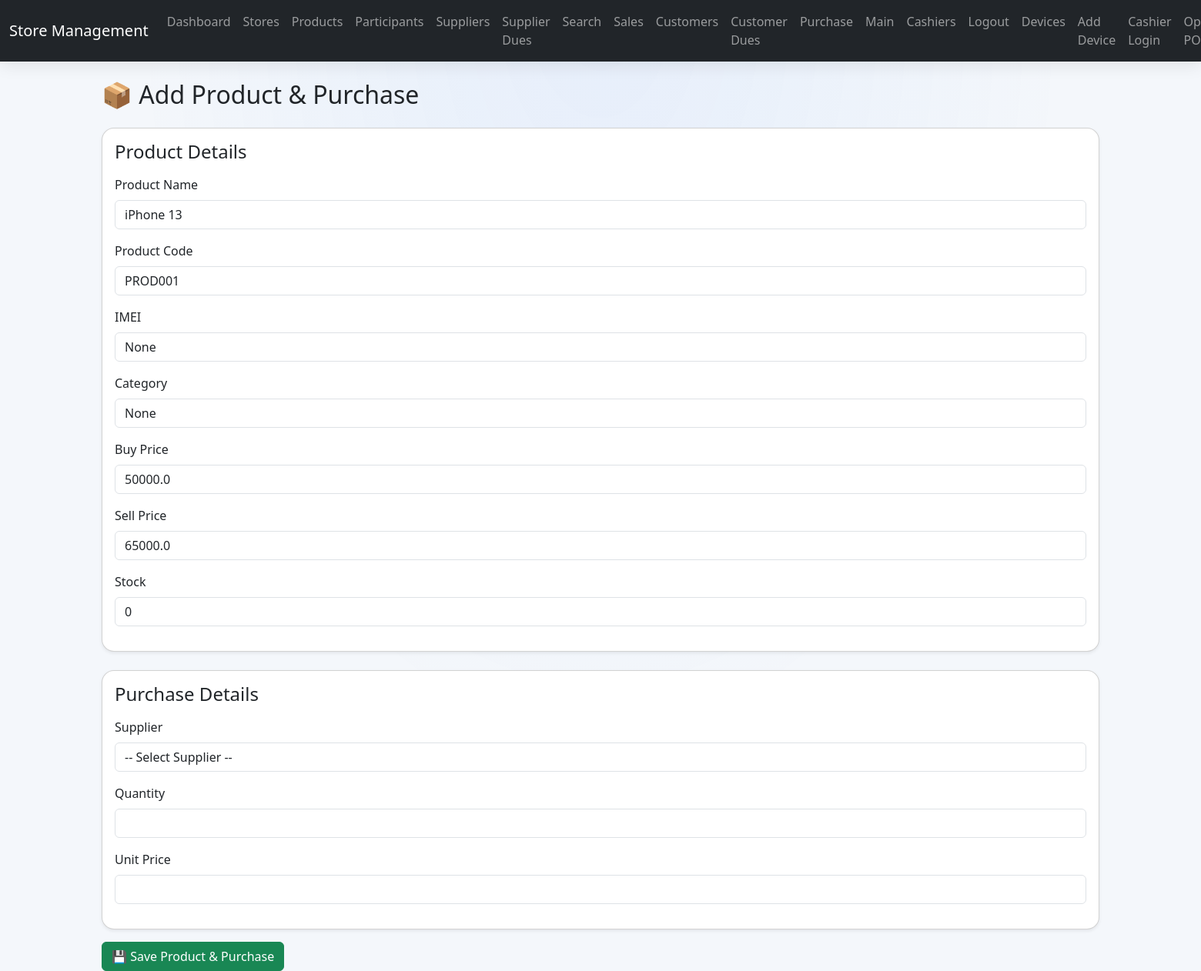
Page /add_purchase/1 (signed in) on the committed database.
### app.py (models this page shows, shortened)
class Product(db.Model):
    id = db.Column(db.Integer, primary_key=True)
    product_code = db.Column(db.String(50), unique=True, nullable=False)
    imei = db.Column(db.String(50), nullable=True)
    name = db.Column(db.String(100))
    category = db.Column(db.String(50))
    buy_price = db.Column(db.Float, default=0.0)
    sell_price = db.Column(db.Float, default=0.0)
    stock = db.Column(db.Integer, default=0)
    sold = db.Column(db.Integer, default=0)
    in_stock = db.Column(db.Boolean, default=True)
    store_id = db.Column(
        db.Integer,
        db.ForeignKey('store.id')
    )
    supplier_id = db.Column(
        db.Integer,
        db.ForeignKey('supplier.id'),
        nullable=True
    )
    supplier = db.relationship(
        'Supplier',
        backref=db.backref(
            'products',
            cascade="all, delete-orphan"
        )
    )
    sales = db.relationship(
    "Sale",
    back_populates="product",
    cascade="all, delete-orphan")
    purchases = db.relationship(
        'Purchase',
        backref='product',
        cascade="all, delete-orphan"
    )
    devices = db.relationship(
    'DeviceInventory',
    secondary='product_variant',
    primaryjoin='Product.id==ProductVariant.product_id',
    secondaryjoin='ProductVariant.id==DeviceInventory.variant_id',
    viewonly=True
)
    @property
    def calculated_stock(self):
        purchased = sum(
            p.quantity for p in self.purchases
        )
        sold = sum(
            s.quantity for s in self.sales
        )
        return purchased - sold

### app.py (the view, shortened to what this page needs)
@app.route('/add_purchase', methods=['GET', 'POST'])
@app.route('/add_purchase/<int:product_id>', methods=['GET', 'POST'])
@login_required
def add_purchase(product_id=None):
    store = Store.query.get(session['store_id'])
    suppliers = store.suppliers
    product = None
    if product_id:
        product = Product.query.get_or_404(product_id)
    return render_template('purchase_edit.html', suppliers=suppliers, product=product)

### app.py (called while the page is built)
def login_required(f):
    @wraps(f)
    def decorated_function(*args, **kwargs):
        store_id = session.get('store_id')
        if not store_id:
            flash("🔒 Please login first!")
            return redirect(url_for('login'))
        store = Store.query.get(store_id)
        if not store:
            session.clear()
            flash("❌ Store not found. Please login again.")
            return redirect(url_for('login'))
        return f(*args, **kwargs)
    return decorated_function

### templates/purchase_edit.html (shortened to what this page needs)
{% extends 'base.html' %}
{% block content %}
<h2 class="mb-4">📦 Add Product & Purchase</h2>
<form method="POST">
  <div class="card mb-4 p-3 shadow-sm">
    <h4 class="mb-3">Product Details</h4>
    <div class="mb-3">
      <label class="form-label">Product Name</label>
      <input
        type="text"
        name="product_name"
        class="form-control"
        value="{{ product.name if product else '' }}"
        required
      >
    </div>
    <div class="mb-3">
      <label class="form-label">Product Code</label>
      <input
        type="text"
        name="product_code"
        class="form-control"
        value="{{ product.product_code if product else '' }}"
        required
      >
    </div>
    <div class="mb-3">
      <label class="form-label">IMEI</label>
      <input
        type="text"
        name="imei"
        class="form-control"
        value="{{ product.imei if product else '' }}"
      >
    </div>
    <div class="mb-3">
      <label class="form-label">Category</label>
      <input
        type="text"
        name="category"
        class="form-control"
        value="{{ product.category if product else '' }}"
        required
      >
    </div>
    <div class="mb-3">
      <label class="form-label">Buy Price</label>
      <input
        type="number"
        step="0.01"
        name="buy_price"
        class="form-control"
        value="{{ product.buy_price if product else '' }}"
        required
      >
    </div>
    <div class="mb-3">
      <label class="form-label">Sell Price</label>
      <input
        type="number"
        step="0.01"
        name="sell_price"
        class="form-control"
        value="{{ product.sell_price if product else '' }}"
        required
      >
    </div>
    <div class="mb-3">
      <label class="form-label">Stock</label>
      <input
        type="number"
        name="stock"
        class="form-control"
        value="{{ product.calculated_stock if product else 0 }}"
        required
      >
    </div>
  </div>
  <div class="card p-3 shadow-sm">
    <h4 class="mb-3">Purchase Details</h4>
    <div class="mb-3">
      <label class="form-label">Supplier</label>
      <select name="supplier_id" class="form-control" required>
        <option value="">-- Select Supplier --</option>
      </select>
    </div>
    <div class="mb-3">
      <label class="form-label">Quantity</label>
      <input
        type="number"
        name="quantity"
        class="form-control"
        min="1"
        required
      >
    </div>
    <div class="mb-3">
      <label class="form-label">Unit Price</label>
      <input
        type="number"
        step="0.01"
        name="unit_price"
        class="form-control"
        required
      >
    </div>
  </div>
  <button type="submit" class="btn btn-success mt-3">
    💾 Save Product & Purchase
  </button>
</form>
{% endblock %}

### templates/base.html (style rules this page uses)
body { background: radial-gradient(ellipse at top, #0d6efd10, transparent 55%), #f4f7fb; }
.card { border-radius: 16px; }

### rows in the picture
Product: product_name "iPhone 13", product_code "PROD001", imei "None", category "None", buy_price "50000.0", sell_price "65000.0"
